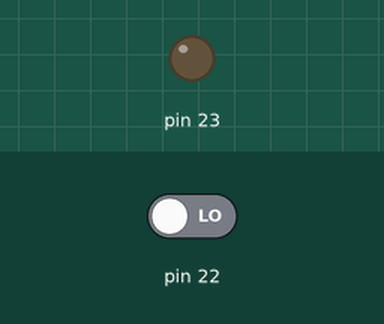
This sketch was run on a simulated Arduino Uno, built with avr-gcc and run on an emulated ATmega328P. Shown: output pins drawn as LEDs (lit = HIGH). The inputs (shaded band) are chosen by the test bench; at power-on: pin 22 LOW.

Above: at 0.5 s.
At 129.5 s:
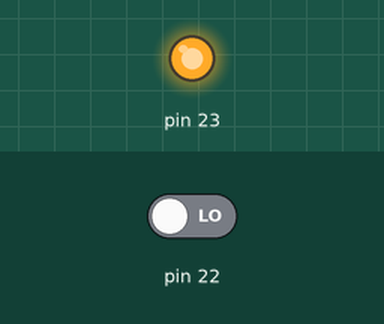
Timing chart, 0 to 130.0 s (numbered marks = the images above):
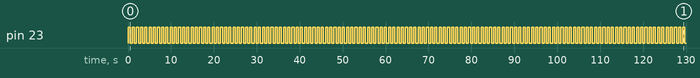

Measured:
- by itself, pin 23: alternates HIGH for 0.49 s and LOW for 0.49 s

The sketch:

p1_4_2.ino
```cpp
void setup()
{
  DDRB = DDRB | B10000000; // Data Direction Register B: Inputs 0-6, Output 7
}
void loop()
{
asm (
"inicio: \n\t"
"SBIC 0x03, 6 \n\t"
"call buttonH  \n\t"
"call buttonL  \n\t"
"jmp main \n\t"

"buttonL:"
"sbi 0x05,0x07 \n\t"
"call tiempoLOW \n\t"
"cbi 0x05,0x07 \n\t"
"call tiempoLOW \n\t"
"ret \n\t"

"buttonH:"
"sbi 0x05,0x07 \n\t"
"call tiempoHIGH \n\t"
"cbi 0x05,0x07 \n\t"
"call tiempoHIGH \n\t"
"ret \n\t"

"tiempoLOW: \n\t"
"LDI r22, 40 \n\t"
"LOOP_3: \n\t"
"LDI r21, 255 \n\t"
"LOOP_2: \n\t"
"LDI r20, 255 \n\t"
"LOOP_1: \n\t"
"DEC r20 \n\t"
"BRNE LOOP_1 \n\t"
"DEC r21 \n\t"
"BRNE LOOP_2 \n\t"
"DEC r22 \n\t"
"BRNE LOOP_3 \n\t"
"ret \n\t"

"tiempoHIGH: \n\t"
"LDI r22, 80 \n\t"
"LOOP_3H: \n\t"
"LDI r21, 255 \n\t"
"LOOP_2H: \n\t"
"LDI r20, 255 \n\t"
"LOOP_1H: \n\t"
"DEC r20 \n\t"
"BRNE LOOP_1H \n\t"
"DEC r21 \n\t"
"BRNE LOOP_2H \n\t"
"DEC r22 \n\t"
"BRNE LOOP_3H \n\t"
"ret \n\t"
);
}
```
